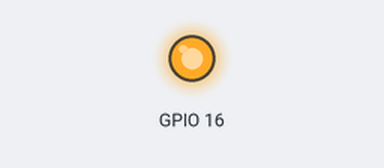
Simulated run of this program. Board: Raspberry Pi (BCM pin numbers). Parts: output pins drawn as LEDs (lit = HIGH). At 9.0 s the program stops and its outputs stay as they are.

Above: at 0.5 s.
At 4.5 s:
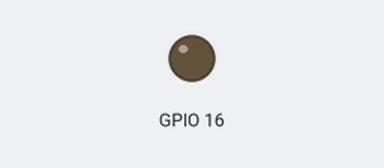
Timing chart, 0 to 6.9 s (numbered marks = the images above):
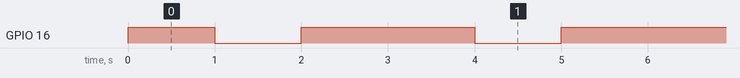

Measured:
- by itself, GPIO 16: repeats every 3.0 s: LOW 1.0 s, HIGH 2.0 s

The program:

parpadear.py
```python
#!/usr/bin/python
# -*- encoding: utf-8 -*-

#Importar libreria GPIO
import RPi.GPIO as GPIO

#Definir modo de trabajo para la placa BCM
GPIO.setmode(GPIO.BCM)

#Desactivo Errores
GPIO.setwarnings(False)

#Importamos la libreria time
import time

#Importamos la libreria para comandos de la consola/shell
import os

#Creamos variable para pausar
sleep = time.sleep

#Definir GPIO como Salida
GPIO.setup(16, GPIO.OUT)

#Asigno valor alto para que tenga corriente la salida de 3,3v por GPIO
GPIO.output(16, GPIO.HIGH)

#Pausar 1 segundo
sleep(1)

#Detener salida
GPIO.output(16, GPIO.LOW)

#Pausar 1 segundo
sleep(1)

#Asigno valor alto para que tenga corriente la salida de 3,3v por GPIO
GPIO.output(16, GPIO.HIGH)

#Pausar 1 segundo
sleep(1)

#Detener salida
GPIO.output(16, GPIO.LOW)

#Asigno valor alto para que tenga corriente la salida de 3,3v por GPIO
GPIO.output(16, GPIO.HIGH)

#Pausar 1 segundo
sleep(1)

#Detener salida
GPIO.output(16, GPIO.LOW)

#Pausar 1 segundo
sleep(1)

#Asigno valor alto para que tenga corriente la salida de 3,3v por GPIO
GPIO.output(16, GPIO.HIGH)

#Pausar 1 segundo
sleep(1)

#Detener salida
GPIO.output(16, GPIO.LOW)

#Asigno valor alto para que tenga corriente la salida de 3,3v por GPIO
GPIO.output(16, GPIO.HIGH)

#Pausar 1 segundo
sleep(1)

#Detener salida
GPIO.output(16, GPIO.LOW)

#Pausar 1 segundo
sleep(1)

#Asigno valor alto para que tenga corriente la salida de 3,3v por GPIO
GPIO.output(16, GPIO.HIGH)

#Pausar 1 segundo
sleep(1)

#Detener salida
GPIO.output(16, GPIO.LOW)

#Limpiar GPIO
GPIO.cleanup()
```
